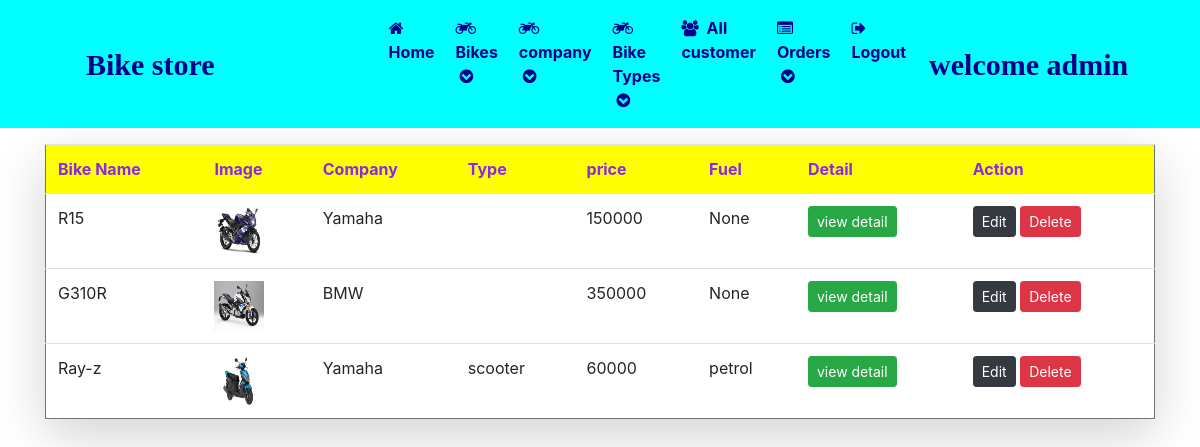
The page /admin_viewBikes (signed in) on the database as committed earlier.
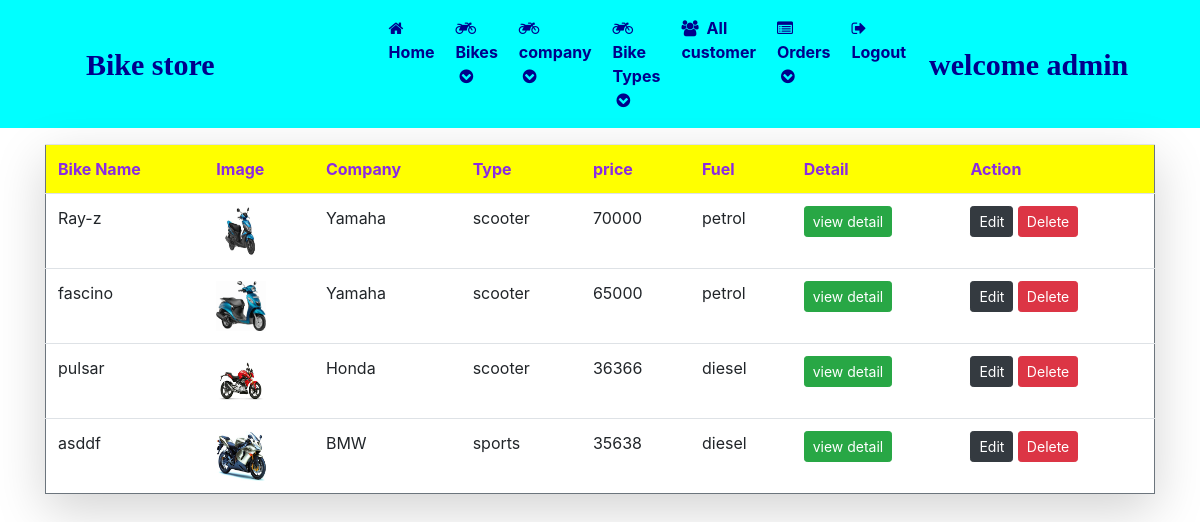
The same page on the database as committed later.
### bike_shop/models.py (models this page shows, shortened)
class bikes(models.Model):
    company=models.ForeignKey(company,on_delete=models.CASCADE)
    type=models.ForeignKey(Type,on_delete=models.CASCADE,null=True)
    name=models.CharField(max_length=100)
    price=models.IntegerField()
    image=models.FileField()
    slug=models.SlugField(max_length=250)
    added_date=models.DateTimeField(auto_now_add=True)
    desc=models.TextField(max_length=500)
    available=models.BooleanField()
    fuel=models.CharField(max_length=20,null=True)
    mileage=models.FloatField(max_length=10,null=True)
    engine=models.FloatField(max_length=10,null=True)
    torque=models.FloatField(max_length=10,null=True)
    power=models.FloatField(max_length=10,null=True)
    weight=models.FloatField(max_length=10,null=True)
    fuel_tank=models.FloatField(max_length=10,null=True)
    brakes=models.CharField(max_length=50,null=True)
    fuel_delivery=models.CharField(max_length=50,null=True)
    length=models.FloatField(max_length=10,null=True)
    width=models.FloatField(max_length=10,null=True)
    height=models.FloatField(max_length=10,null=True)
    gears=models.IntegerField(null=True)
    image2=models.FileField(null=True)
    image3=models.FileField(null=True)
    image4=models.FileField(null=True)
    image5=models.FileField(null=True)

class company(models.Model):
    name=models.CharField(max_length=50,null=True)
    slug=models.SlugField(max_length=50,null=True)
    logo=models.FileField(null=True)
    available=models.BooleanField(default=False)

class Type(models.Model):
    name=models.CharField(max_length=50,null=False)
    slug=models.CharField(max_length=50,null=False)

### bike_shop/views.py (the view)
# urls.py: path('admin_viewBikes',views.admin_viewBikes,name='admin_viewBikes'),
def admin_viewBikes(request):
    if not request.user.is_authenticated:
        return redirect('admin_login')
    if not request.user.is_authenticated:
        return redirect('admin_login')
    obj=bikes.objects.all()
    return render(request,'admin_viewBikes.html',{'data':obj})

### bike_shop/templates/admin_viewbikes.html
{% include 'admin_navigation.html' %}
<div class="container mt-3">
    <table class="table border border-secondary shadow-lg">
        <thead style="color:blueviolet ;font-weight:bold;background-color:yellow;">
            <tr>
                <td>Bike Name</td>
                <td>Image</td>
                <td>Company</td>
                <td>Type</td>
                <td>price</td>
                <td>Fuel</td>
                <td>Detail</td>
                <td>Action</td>
            </tr>
        </thead>
        <tbody >
            {% for i in data %}
            <tr>
                <td> {{i.name}}</td>
                <td><img src="{{i.image.url}}"style="width: 50px;height: 50px;"></td>
                <td>{{i.company.name}}</td>
                <td> {{i.type.name}}</td>
                <td>{{i.price}}</td>
                <td>{{i.fuel}}</td>
                <td><a href="{% url 'admin_bikedetail' i.name %}"class="btn btn-success btn-sm">view detail</a></td>
                <td><a href="{% url 'admin_editbikes' i.id %} "class="btn btn-dark btn-sm">Edit</a> <a href="{% url 'admin_deleteBike' i.id %} "class="btn btn-danger btn-sm" onclick="return confirm('Are you sure to delete?')">Delete</a></td>
            </tr>
            {% endfor %}
        </tbody>
    </table>
</div>

Rows that differ between the two databases and show on the page:
removed bikes: name "R15", image (picture), company.name "Yamaha", price "150000", fuel "None"
removed bikes: name "G310R", image (picture), company.name "BMW", price "350000", fuel "None"
changed bikes "Ray-z": price "60000" → "70000"
added bikes: name "fascino", image (picture), company.name "Yamaha", type.name "scooter", price "65000", fuel "petrol"
added bikes: name "pulsar", image (picture), company.name "Honda", type.name "scooter", price "36366", fuel "diesel"
added bikes: name "asddf", image (picture), company.name "BMW", type.name "sports", price "35638", fuel "diesel"
